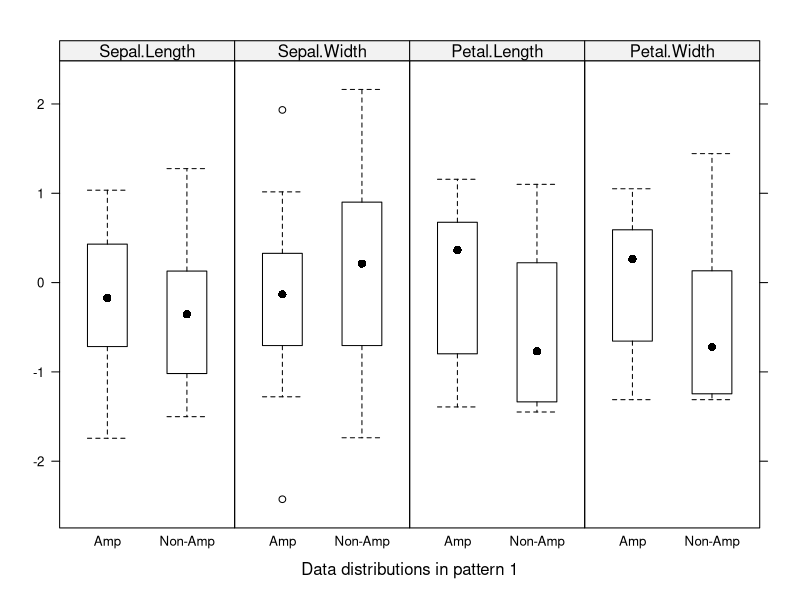
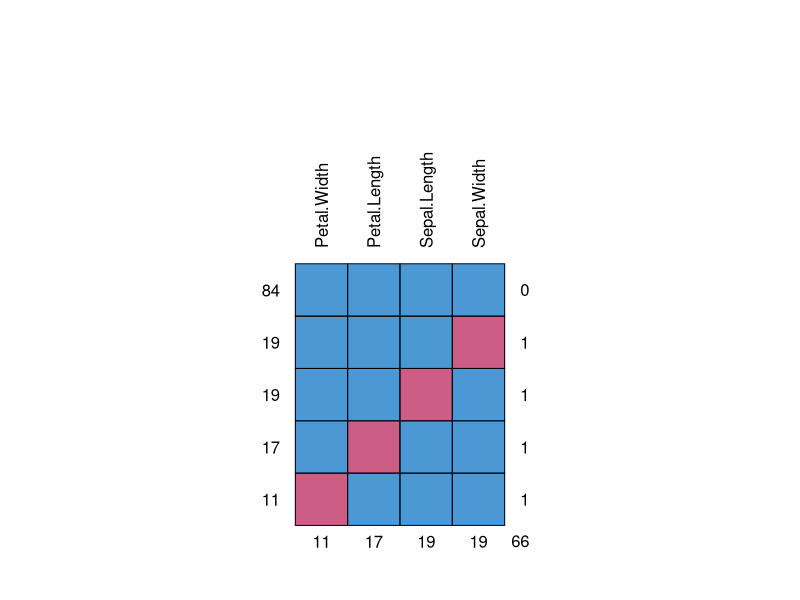
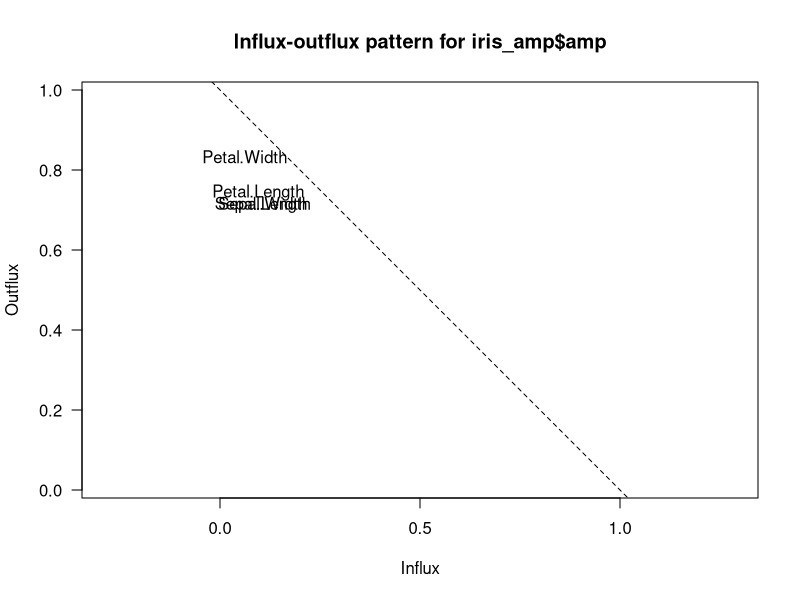
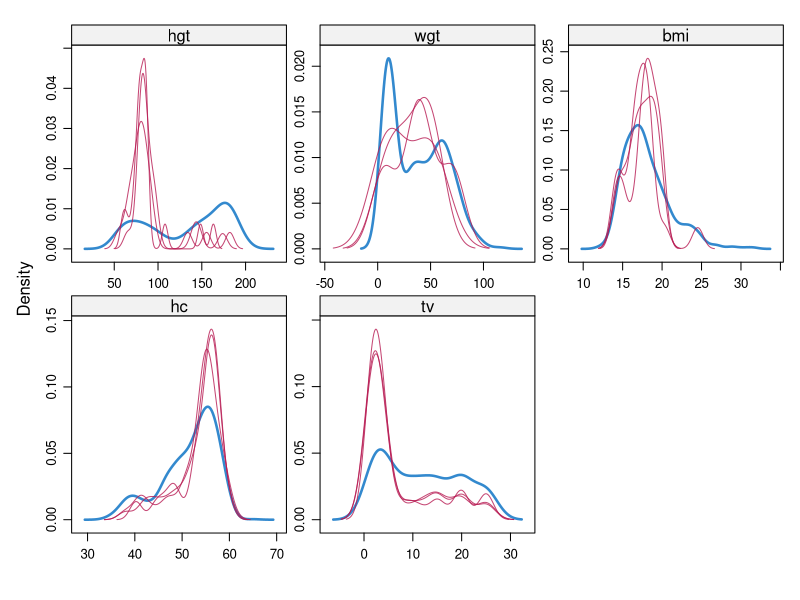
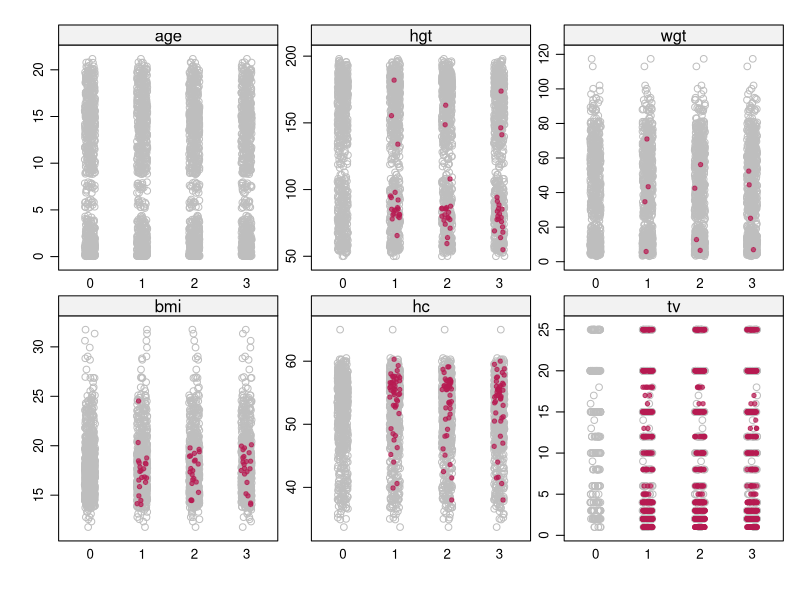
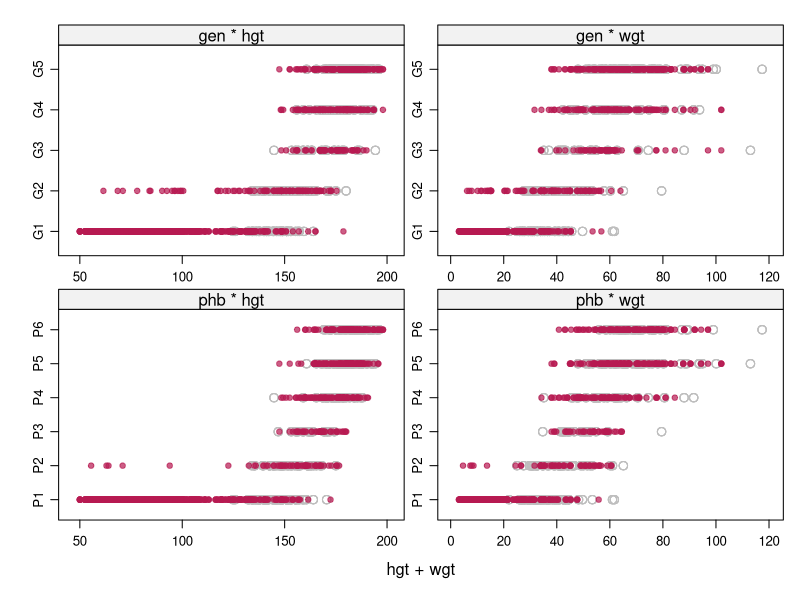
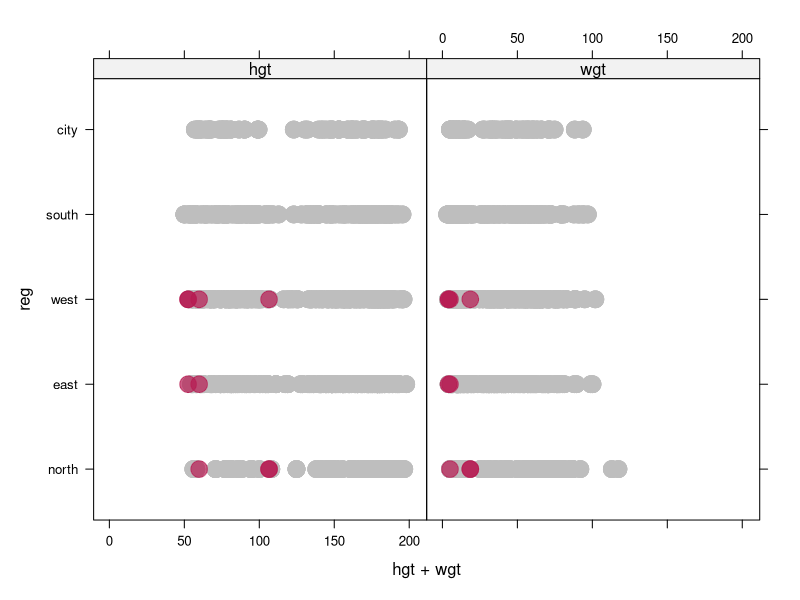

These charts were generated, in order, by the following R code:
## ---- chunk 1
knitr::opts_chunk$set(echo = TRUE)
library(mice)
library(knitr)
## ---- chunk 2
set.seed(1)
## ---- chunk 3
iris_amp <- ampute(iris[,-5], prop = 0.5, mech = "MCAR")


## ---- chunk 4
mice::bwplot(iris_amp, which.pat = 1)
## ---- chunk 5
md.pattern(iris_amp$amp,plot = FALSE, rotate.names = TRUE)
## ---- chunk 6
md.pattern(iris_amp$amp, plot = TRUE, rotate.names = TRUE)
## ---- chunk 7
fluxplot(iris_amp$amp)
## ---- chunk 8
# zajmujemy sie boys bo maja ordered/unordered factor -  nie mają binarnej kolumny - to nw, najwyżej inny zbiór danych?

## ---- chunk 9
str(boys)
## ---- chunk 10
imp <- mice(boys)
## ---- chunk 11
dutch_boys<-boys
imp <- mice(dutch_boys[,-c(6,7,9)],
            method="pmm", m=3, maxit=3)
## ---- chunk 12
dutch_boys[,-c(6,7,9)] <- complete(imp)
## ---- chunk 13
## co on właściwie rysuje?
## argumenty na.groups i groups
## ---- chunk 14
densityplot(imp)
## ---- chunk 15
stripplot(imp,col=c("grey",mdc(2)),pch=c(1,20))
## ---- chunk 16
imp <- mice(dutch_boys[,-9], method="polyreg", m=3, maxit=3)
dutch_boys[,-9] <- complete(imp)
## ---- chunk 17
xyplot(imp, gen+phb ~ hgt+wgt,
       cex=1,col=c("grey",mdc(2)),pch=c(1,20))
## ---- chunk 18
imp <- mice(dutch_boys, method="polr", m=3, maxit=3)
dutch_boys <- complete(imp)
## ---- chunk 19
xyplot(imp,reg ~ hgt+wgt,
       cex=3,col=c("grey",mdc(2)),pch=20)
## ---- chunk 20
# Ponieważ w zbiorze danych boys nie ma danych binarnych,
# posłużymy się zbiorem mtcars.
# Usuwamy tylko w tych dwóch kolumach: vs i am
## ---- chunk 21
mtcars_amp<-ampute(data=mtcars,
                   patterns=rbind(
                     c(1,1,1,1,1,1,1,0,1,1,1),
                     c(1,1,1,1,1,1,1,1,0,1,1)),
                   prop = 0.5,
                   mech="MCAR")$amp
mtcars_amp[,8] <- as.factor(mtcars_amp[,8])
mtcars_amp[,9] <- as.factor(mtcars_amp[,9])
## ---- chunk 22
kable(summary(mtcars_amp) )
## ---- chunk 23
imp <- mice(mtcars_amp[,c(8,9)], method="logreg", m = 3, maxit = 3)
## ---- chunk 24
mtcars_amp[,c(8,9)] <- complete(imp)
str(mtcars_amp)
## ---- chunk 25
temp <- mice(dutch_boys, m = 20, maxit = 5, seed = 123)
modelFit <- with(data=temp, 
                 expr=lm(age ~ hgt + wgt))
## ---- chunk 26
kable(summary(modelFit))
## ---- chunk 27
kable(summary(pool(modelFit)))
